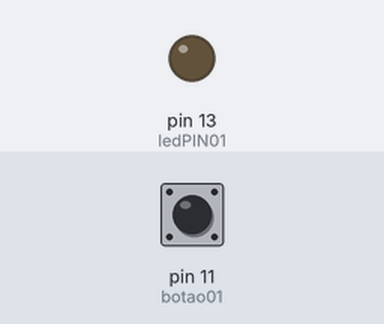
The sketch below on a simulated Arduino Uno, built with avr-gcc and run on an emulated ATmega328P. Shown: output pins drawn as LEDs (lit = HIGH). Dashed ring = blinking. The test bench sets the inputs (shaded band); at power-on: pin 11 (botao01) LOW. What the sketch prints to the serial monitor is not drawn.

Above: at 1.2 s.
1.3 s: pin 11 (botao01) pulled HIGH for 3.2 s
At 3.0 s:
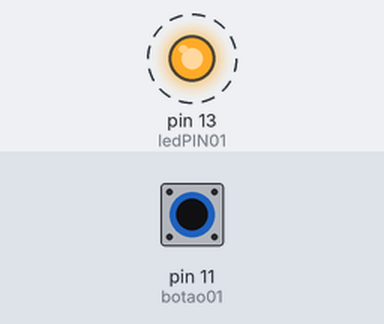
6.8 s: pin 11 (botao01) pulled HIGH for 0.15 s
At 8.3 s:
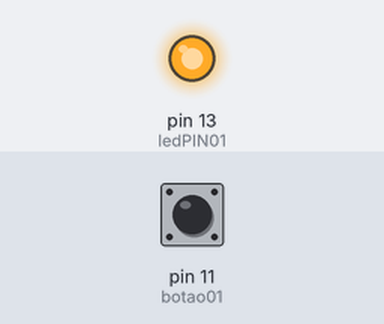
9.3 s: pin 11 (botao01) pulled HIGH for 1 s
At 11.4 s:
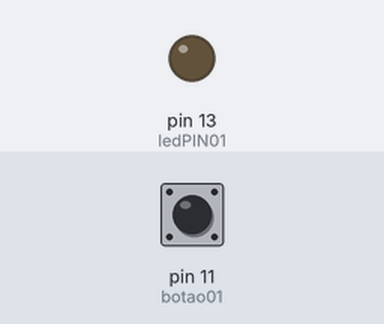
Timing chart, 0 to 12.9 s (numbered marks = the images above; inputs shaded):
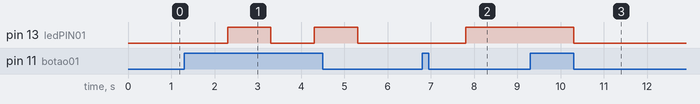

Measured:
- after the input at 1.3 s, pin 13 (ledPIN01): alternates HIGH for 1.0 s and LOW for 1.0 s, starting after 1.0 s
- after the input at 6.8 s, pin 13 (ledPIN01): LOW → HIGH after 1.0 s
- after the input at 9.3 s, pin 13 (ledPIN01): HIGH → LOW after 1.0 s

The sketch:

agem_IV_EDU_Ligar_LEDs_no_Arduino_UNO_quando_apertar_o_botao.ino
```cpp
// Ligar o Led Vermelho quando apertar o botão;

int ledPIN01 = 13;
int botao01 = 11;
int estado = 0;
int val = 0;

void setup() {
  // Função de configuração do arduino
  Serial.begin(9600);

  pinMode(ledPIN01, OUTPUT);
  pinMode(botao01, INPUT);
}

void loop() {
  // função para repetir  o algoritmo infinitamente...
  //  Chamando função if

  estado = digitalRead(botao01);
  Serial.println(estado);

  if (estado == 1) {
    val = !val;
    delay(1000);
  }

  if (val == 1) {
    digitalWrite(ledPIN01, HIGH);
  }
  else {
    digitalWrite(ledPIN01, LOW);
  }
}
```
